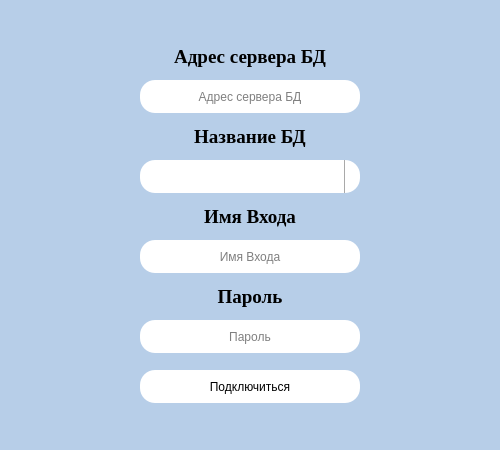
<?xml version="1.0" encoding="UTF-8"?>
<ui version="4.0">
 <class>Login</class>
 <widget class="QDialog" name="Login">
  <property name="windowModality">
   <enum>Qt::ApplicationModal</enum>
  </property>
  <property name="geometry">
   <rect>
    <x>0</x>
    <y>0</y>
    <width>500</width>
    <height>450</height>
   </rect>
  </property>
  <property name="sizePolicy">
   <sizepolicy hsizetype="Fixed" vsizetype="Fixed">
    <horstretch>0</horstretch>
    <verstretch>0</verstretch>
   </sizepolicy>
  </property>
  <property name="minimumSize">
   <size>
    <width>500</width>
    <height>450</height>
   </size>
  </property>
  <property name="maximumSize">
   <size>
    <width>500</width>
    <height>450</height>
   </size>
  </property>
  <property name="windowTitle">
   <string>:)</string>
  </property>
  <property name="styleSheet">
   <string notr="true">background-color:  #B7CEE8;</string>
  </property>
  <widget class="QLabel" name="labelServerName">
   <property name="geometry">
    <rect>
     <x>140</x>
     <y>40</y>
     <width>220</width>
     <height>33</height>
    </rect>
   </property>
   <property name="font">
    <font>
     <family>Times New Roman</family>
     <pointsize>14</pointsize>
     <bold>true</bold>
    </font>
   </property>
   <property name="layoutDirection">
    <enum>Qt::LeftToRight</enum>
   </property>
   <property name="text">
    <string>Адрес сервера БД</string>
   </property>
   <property name="alignment">
    <set>Qt::AlignCenter</set>
   </property>
  </widget>
  <widget class="QLabel" name="labelDatabaseName">
   <property name="geometry">
    <rect>
     <x>140</x>
     <y>120</y>
     <width>220</width>
     <height>33</height>
    </rect>
   </property>
   <property name="font">
    <font>
     <family>Times New Roman</family>
     <pointsize>14</pointsize>
     <bold>true</bold>
    </font>
   </property>
   <property name="layoutDirection">
    <enum>Qt::LeftToRight</enum>
   </property>
   <property name="text">
    <string>Название БД</string>
   </property>
   <property name="alignment">
    <set>Qt::AlignCenter</set>
   </property>
  </widget>
  <widget class="QLabel" name="labelLogin">
   <property name="geometry">
    <rect>
     <x>140</x>
     <y>200</y>
     <width>220</width>
     <height>33</height>
    </rect>
   </property>
   <property name="font">
    <font>
     <family>Times New Roman</family>
     <pointsize>14</pointsize>
     <bold>true</bold>
    </font>
   </property>
   <property name="layoutDirection">
    <enum>Qt::LeftToRight</enum>
   </property>
   <property name="text">
    <string>Имя Входа</string>
   </property>
   <property name="alignment">
    <set>Qt::AlignCenter</set>
   </property>
  </widget>
  <widget class="QLabel" name="labelPassword">
   <property name="geometry">
    <rect>
     <x>140</x>
     <y>280</y>
     <width>220</width>
     <height>33</height>
    </rect>
   </property>
   <property name="font">
    <font>
     <family>Times New Roman</family>
     <pointsize>14</pointsize>
     <bold>true</bold>
    </font>
   </property>
   <property name="layoutDirection">
    <enum>Qt::LeftToRight</enum>
   </property>
   <property name="text">
    <string>Пароль</string>
   </property>
   <property name="alignment">
    <set>Qt::AlignCenter</set>
   </property>
  </widget>
  <widget class="QPushButton" name="btnConnect">
   <property name="geometry">
    <rect>
     <x>140</x>
     <y>370</y>
     <width>220</width>
     <height>33</height>
    </rect>
   </property>
   <property name="layoutDirection">
    <enum>Qt::LeftToRight</enum>
   </property>
   <property name="styleSheet">
    <string notr="true">background-color: white; border-radius: 15px;</string>
   </property>
   <property name="text">
    <string>Подключиться</string>
   </property>
  </widget>
  <widget class="QLineEdit" name="lineEditServerName">
   <property name="geometry">
    <rect>
     <x>140</x>
     <y>80</y>
     <width>220</width>
     <height>33</height>
    </rect>
   </property>
   <property name="layoutDirection">
    <enum>Qt::LeftToRight</enum>
   </property>
   <property name="styleSheet">
    <string notr="true">background-color: white; border-radius: 15px;</string>
   </property>
   <property name="alignment">
    <set>Qt::AlignCenter</set>
   </property>
   <property name="placeholderText">
    <string>Адрес сервера БД</string>
   </property>
  </widget>
  <widget class="QLineEdit" name="lineEditLogin">
   <property name="geometry">
    <rect>
     <x>140</x>
     <y>240</y>
     <width>220</width>
     <height>33</height>
    </rect>
   </property>
   <property name="layoutDirection">
    <enum>Qt::LeftToRight</enum>
   </property>
   <property name="styleSheet">
    <string notr="true">background-color: white; border-radius: 15px;</string>
   </property>
   <property name="alignment">
    <set>Qt::AlignCenter</set>
   </property>
   <property name="placeholderText">
    <string>Имя Входа</string>
   </property>
  </widget>
  <widget class="QLineEdit" name="lineEditPassword">
   <property name="geometry">
    <rect>
     <x>140</x>
     <y>320</y>
     <width>220</width>
     <height>33</height>
    </rect>
   </property>
   <property name="layoutDirection">
    <enum>Qt::LeftToRight</enum>
   </property>
   <property name="styleSheet">
    <string notr="true">background-color: white; border-radius: 15px;</string>
   </property>
   <property name="alignment">
    <set>Qt::AlignCenter</set>
   </property>
   <property name="placeholderText">
    <string>Пароль</string>
   </property>
  </widget>
  <widget class="QComboBox" name="cmbDatabaseName">
   <property name="geometry">
    <rect>
     <x>140</x>
     <y>160</y>
     <width>220</width>
     <height>33</height>
    </rect>
   </property>
   <property name="styleSheet">
    <string notr="true">QComboBox {
	text-align: center; 
    border-radius: 15px;
    min-width: 6em;
	background: white;
}

QComboBox:editable {
    background: white;
}


QComboBox:on { /* shift the text when the popup opens */
    padding-top: 50px;
    padding-left: 50px;
	    background: white;
}

QComboBox::drop-down {
    subcontrol-origin: padding;
    subcontrol-position: top right;
    width: 15px;

    border-left-width: 1px;
    border-left-color: darkgray;
    border-left-style: solid; /* just a single line */
    border-top-right-radius: 3px; /* same radius as the QComboBox */
    border-bottom-right-radius: 3px;
}

QComboBox::down-arrow:on { /* shift the arrow when popup is open */
    top: 1px;
    left: 1px;
}


QComboBox QAbstractItemView {
    background: white; 
	border-radius: 10px;
}</string>
   </property>
  </widget>
 </widget>
 <resources/>
 <connections/>
</ui>
